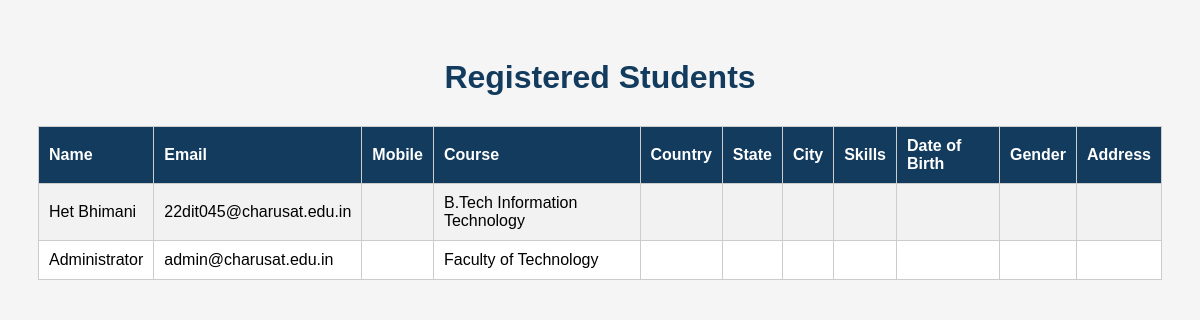
The app's page /Practical-7&8&9/view_registrations.php with its own data.
### tables this page shows
CREATE TABLE IF NOT EXISTS `students` (
    `student_id` INT AUTO_INCREMENT PRIMARY KEY,
    `name` VARCHAR(100) NOT NULL,
    `email` VARCHAR(100) NOT NULL UNIQUE,
    `mobile` VARCHAR(15) DEFAULT NULL,
    `course` VARCHAR(100) DEFAULT NULL,
    `role` VARCHAR(20) NOT NULL DEFAULT 'student',
    `last_login` DATETIME DEFAULT NULL,
    `password` VARCHAR(255) NOT NULL,
    `dob` DATE DEFAULT NULL,
    `gender` VARCHAR(20) DEFAULT NULL,
    `address` TEXT DEFAULT NULL,
    `country` VARCHAR(50) DEFAULT NULL,
    `state` VARCHAR(50) DEFAULT NULL,
    `city` VARCHAR(50) DEFAULT NULL,
    `skills` TEXT DEFAULT NULL,
    `terms_accepted` TINYINT(1) DEFAULT 1,
    `created_at` TIMESTAMP DEFAULT CURRENT_TIMESTAMP
);

### Practical-7&8&9/view_registrations.php (the view, shortened to what this page needs)
<?php
require_once "db.php";
$sql = "SELECT name, email, mobile, course, country, state, city, skills, dob, gender, address FROM students ORDER BY student_id DESC";
try {
    $stmt = $pdo->query($sql);
    $registrations = $stmt->fetchAll(PDO::FETCH_ASSOC);
} catch (PDOException $e) {
    die("Unable to fetch registrations. Please check the database table columns.");
}
?>
<!DOCTYPE html>
<html lang="en">
<head>
</head>
<body>
<h1>Registered Students</h1>
<?php if (count($registrations) > 0): ?>
<table>
    <tr>
        <th>Name</th>
        <th>Email</th>
        <th>Mobile</th>
        <th>Course</th>
        <th>Country</th>
        <th>State</th>
        <th>City</th>
        <th>Skills</th>
        <th>Date of Birth</th>
        <th>Gender</th>
        <th>Address</th>
    </tr>
    <?php foreach ($registrations as $student): ?>
        <tr>
            <td><?= htmlspecialchars($student["name"] ?? "") ?></td>
            <td><?= htmlspecialchars($student["email"] ?? "") ?></td>
            <td><?= htmlspecialchars($student["mobile"] ?? "") ?></td>
            <td><?= htmlspecialchars($student["course"] ?? "") ?></td>
            <td><?= htmlspecialchars($student["country"] ?? "") ?></td>
            <td><?= htmlspecialchars($student["state"] ?? "") ?></td>
            <td><?= htmlspecialchars($student["city"] ?? "") ?></td>
            <td><?= htmlspecialchars(implode(", ", json_decode($student["skills"] ?? "[]", true) ?: [])) ?></td>
            <td><?= htmlspecialchars($student["dob"] ?? "") ?></td>
            <td><?= htmlspecialchars($student["gender"] ?? "") ?></td>
            <td><?= htmlspecialchars($student["address"] ?? "") ?></td>
        </tr>
    <?php endforeach; ?>
</table>
<?php else: ?>
<p style="text-align:center;">No registered students found.</p>
<?php endif; ?>
</body>
</html>

### Practical-7&8&9/view_registrations.php (style rules this page uses)
body { font-family: Arial, Helvetica, sans-serif; background: #f5f5f5; padding: 30px; }
h1 { text-align: center; color: #123B5D; }
table { width: 100%; border-collapse: collapse; background: white; margin-top: 30px; }
th, td { border: 1px solid #ccc; padding: 10px; text-align: left; }
th { background: #123B5D; color: white; }
tr:nth-child(even) { background: #f2f2f2; }

### records on screen
students: name "Het Bhimani", email "22dit045@charusat.edu.in", course "B.Tech Information Technology"
students: name "Administrator", email "admin@charusat.edu.in", course "Faculty of Technology"
